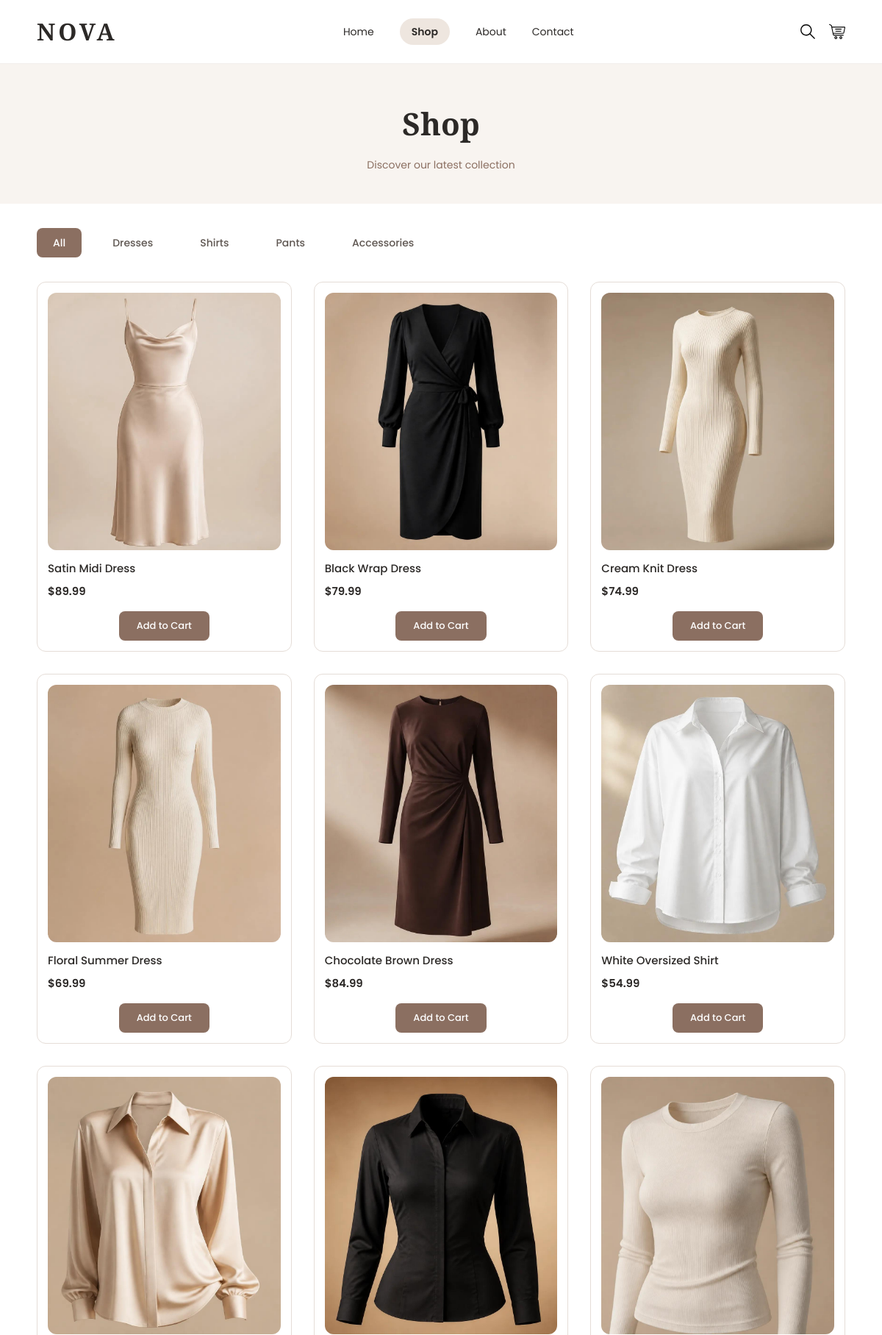
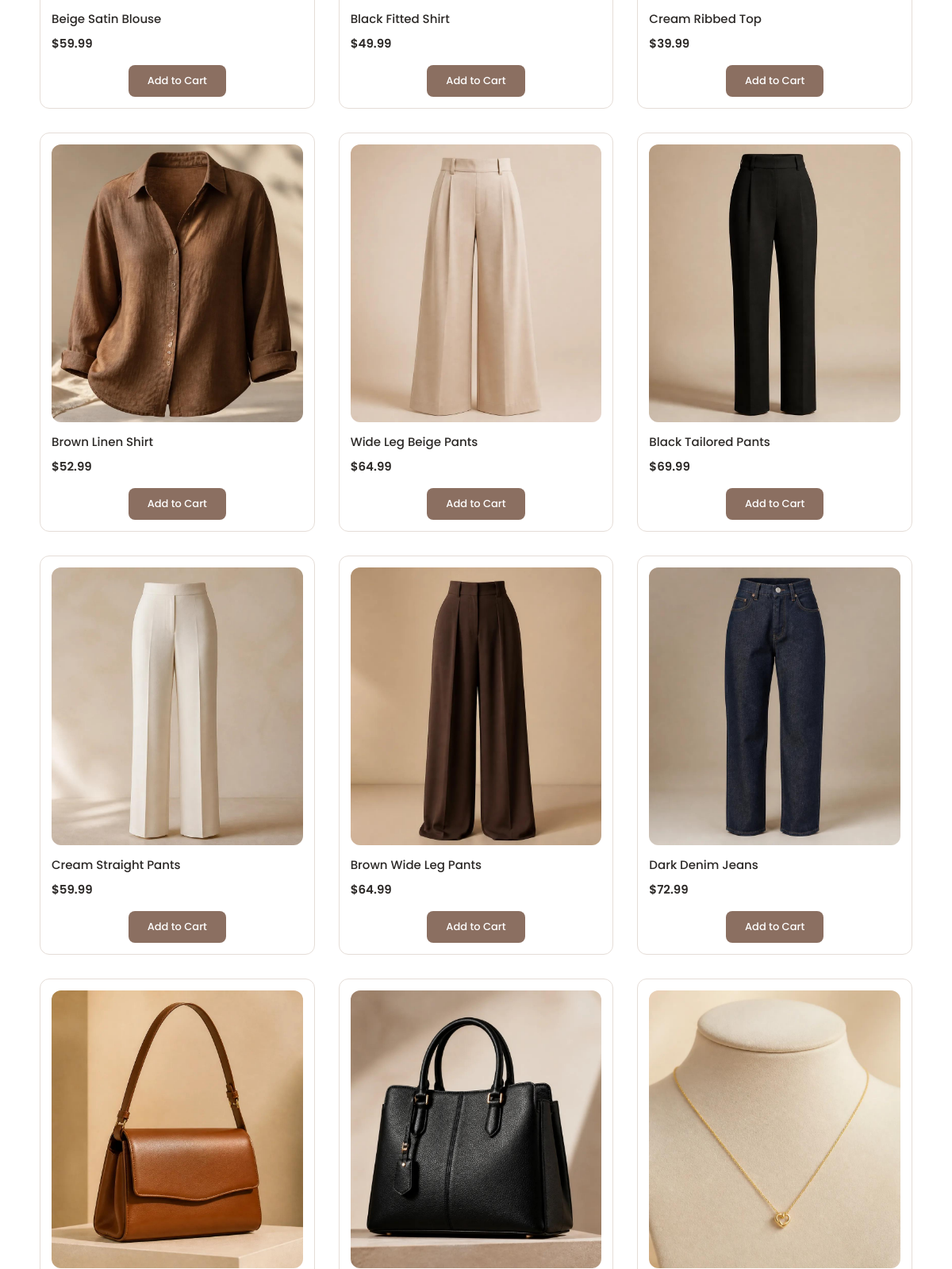
The page /shop.php (upper part) on the database its author committed (2 pictures, top to bottom).
### tables this page shows
CREATE TABLE IF NOT EXISTS `categories` (
  `id` int UNSIGNED NOT NULL AUTO_INCREMENT,
  `name` varchar(100) DEFAULT NULL,
  `image` varchar(255) DEFAULT NULL,
  `created_at` timestamp NULL DEFAULT CURRENT_TIMESTAMP,
  PRIMARY KEY (`id`)
);

CREATE TABLE IF NOT EXISTS `products` (
  `id` int UNSIGNED NOT NULL AUTO_INCREMENT,
  `name` varchar(100) NOT NULL,
  `description` text NOT NULL,
  `price` decimal(10,2) NOT NULL,
  `stock` int UNSIGNED NOT NULL DEFAULT '0',
  `size` varchar(50) NOT NULL,
  `color` varchar(50) NOT NULL,
  `material` varchar(100) NOT NULL,
  `image` varchar(255) NOT NULL,
  `category_id` int NOT NULL,
  `created_at` timestamp NOT NULL DEFAULT CURRENT_TIMESTAMP,
  PRIMARY KEY (`id`)
);

### shop.php (the view, shortened to what this page needs)
<?php
require_once "config.php";
$stmt = $pdo->query("SELECT * FROM categories");
$categories = $stmt->fetchAll(PDO::FETCH_ASSOC);
$categoryId = $_GET['category'] ?? null;
if ($categoryId) {
    $statement = $pdo->prepare(
            "SELECT * FROM products WHERE category_id = ?"
    );
    $statement->execute([$categoryId]);
} else {
    $statement = $pdo->query("SELECT * FROM products");
}
$products = $statement->fetchAll(PDO::FETCH_ASSOC);
?>
<!DOCTYPE html>
<html lang="en">
<head>
    <link rel="stylesheet" href="css/style.css">
    <link rel="stylesheet" href="css/responsive.css">
</head>
<body>
<header class="navbar">
    <nav class="menuItem">
        <div class="logo">
            <a href="index.php">NOVA</a>
        </div>
        <ul class="navLinks">
            <li>
                <a href="index.php">
                    Home
                </a>
            </li>
            <li><a href="shop.php" class="active">Shop</a></li>
            <li><a href="about.php">About</a></li>
            <li><a href="contact.php">Contact</a></li>
        </ul>
        <div class="desktopIcons">
            <button class="searchIcon">
                <img src="images/search.svg" alt="Search"/>
            </button>
            <a href="cart.php" class="cartIcon">
                <img src="images/cart.svg" alt="Cart"/>
            </a>
        </div>
    </nav>
</header>
<section class="shopHeader">
    <h2>Shop</h2>
    <p>
        Discover our latest collection
    </p>
</section>
<nav class="categoryNav">
    <ul>
        <li>
            <a
                    href="shop.php"
                    class="<?= $categoryId === null ? 'active' : '' ?>"
            >
                All
            </a>
        </li>
        <?php foreach ($categories as $category): ?>
            <li>
                <a
                        href="shop.php?category=<?= $category['id'] ?>"
                        class="<?= $categoryId == $category['id'] ? 'active' : '' ?>"
                >
                    <?= $category['name'] ?>
                </a>
            </li>
        <?php endforeach; ?>
    </ul>
</nav>
<div class="productGrid">
    <?php foreach ($products as $product): ?>
        <div class="productCard" id="<?= htmlspecialchars($product['id']) ?>">
            <div class="productCardImg">
                <img src="<?= htmlspecialchars($product['image']) ?>"
                     alt="<?= htmlspecialchars($product['name']) ?>">
            </div>
            <p class="productName"><?= htmlspecialchars($product['name']) ?></p>
            <p class="price">$<?= htmlspecialchars($product['price']) ?></p>
            <button class="addtoCart">Add to Cart</button>
        </div>
    <?php endforeach; ?>
</div>
</body>
</html>

### css/style.css (style rules this page uses)
:root { --color-primary: #8b6f61; --color-primary-dark: #6f5549; --color-primary-light: #eee6df; --color-bg: #ffffff; --color-bg-alt: #f8f4f0; --color-border: #e5ddd7; --color-text: #2c2927; --color-text-muted: #5f5752; --color-text-light: #8b6f61; --font-heading: "Playfair Display", serif; --font-body: "Poppins", sans-serif; --radius-md: 8px; --radius-lg: 12px; --radius-full: 50%; --shadow-md: 0 8px 25px rgba(44, 41, 39, 0.1); --shadow-lg: 0 12px 35px rgba(44, 41, 39, 0.15); --transition-base: 0.3s ease; --transition-slow: 0.5s ease; }
* { margin: 0; padding: 0; box-sizing: border-box; }
body { font-family: var(--font-body); color: var(--color-text); background-color: var(--color-bg); line-height: 1.7; font-size: 15px; padding-top: 72px; }
ul { list-style: none; }
a { text-decoration: none; color: inherit; transition: color var(--transition-base); }
img { max-width: 100%; display: block; }
button { font-family: inherit; cursor: pointer; }
.navbar { position: fixed; top: 0; left: 0; width: 100%; z-index: 1000; background-color: rgba(255, 255, 255, 0.95); backdrop-filter: blur(12px); -webkit-backdrop-filter: blur(12px); border-bottom: 1px solid rgba(229, 221, 215, 0.5); }
nav { display: flex; justify-content: space-between; align-items: center; width: 100%; padding: 16px 50px; }
.menuItem { display: flex; justify-content: space-between; align-items: center; width: 100%; }
.logo a { color: var(--color-text); font-family: var(--font-heading); font-size: 32px; font-weight: 600; letter-spacing: 4px; }
.navLinks { display: flex; align-items: center; gap: 35px; }
.navLinks a { color: var(--color-text); font-size: 14px; }
.navLinks li a.active { background-color: var(--color-primary-light); padding: 8px 16px; border-radius: 32px; font-weight: 600; }
.desktopIcons { display: flex; align-items: center; gap: 18px; }
.desktopIcons button { background: none; border: none; padding: 0; display: flex; align-items: center; }
.desktopIcons img { width: 22px; height: 22px; object-fit: contain; }
.productGrid { display: grid; grid-template-columns: repeat(3, 1fr); gap: 30px; }
.productCard { border: 1px solid var(--color-border); padding: 14px; border-radius: var(--radius-lg); background-color: white; transition: all var(--transition-base); display: flex; flex-direction: column; }
.productCardImg { height: 350px; border-radius: var(--radius-lg); overflow: hidden; background-color: var(--color-bg-alt); }
.productCardImg img { width: 100%; height: 100%; object-fit: cover; transition: transform var(--transition-slow); }
.productName { font-size: 15px; font-weight: 500; margin-top: 12px; }
.price { font-size: 15px; font-weight: 600; color: var(--color-text); margin-top: 6px; }
.addtoCart { display: block; width: fit-content; margin: 14px auto 0; padding: 10px 24px; background-color: var(--color-primary); color: white; border: none; border-radius: var(--radius-md); font-family: var(--font-body); font-size: 13px; font-weight: 500; cursor: pointer; transition: all var(--transition-base); }
.shopHeader { padding: 60px 50px 40px; text-align: center; background-color: var(--color-bg-alt); }
.shopHeader h2 { font-family: var(--font-heading); font-size: 42px; font-weight: 600; }
.shopHeader p { margin-top: 10px; font-size: 14px; color: var(--color-text-light); }
.categoryNav { width: 100%; padding: 40px 50px; }
.categoryNav ul { display: flex; justify-content: center; align-items: center; gap: 20px; flex-wrap: wrap; }
.categoryNav a { color: var(--color-text-muted); font-size: 14px; font-weight: 500; padding: 10px 22px; border-radius: var(--radius-md); transition: all var(--transition-base); }
.categoryNav a:hover, .categoryNav a.active { color: white; background-color: var(--color-primary); }
.shopHeader + .categoryNav + .productGrid { padding: 0 50px 60px; }

### rows shown on the page
categories: name "Dresses"
categories: name "Shirts"
categories: name "Pants"
categories: name "Accessories"
products: image+name (picture), name "Satin Midi Dress", price "89.99"
products: image+name (picture), name "Black Wrap Dress", price "79.99"
products: image+name (picture), name "Cream Knit Dress", price "74.99"
products: image+name (picture), name "Floral Summer Dress", price "69.99"
products: image+name (picture), name "Chocolate Brown Dress", price "84.99"
products: image+name (picture), name "White Oversized Shirt", price "54.99"
products: image+name (picture), name "Beige Satin Blouse", price "59.99"
products: image+name (picture), name "Black Fitted Shirt", price "49.99"
products: image+name (picture), name "Cream Ribbed Top", price "39.99"
products: image+name (picture), name "Brown Linen Shirt", price "52.99"
products: image+name (picture), name "Wide Leg Beige Pants", price "64.99"
products: image+name (picture), name "Black Tailored Pants", price "69.99"
products: image+name (picture), name "Cream Straight Pants", price "59.99"
products: image+name (picture), name "Brown Wide Leg Pants", price "64.99"
products: image+name (picture), name "Dark Denim Jeans", price "72.99"
products: image+name (picture)
products: image+name (picture)
products: image+name (picture)
